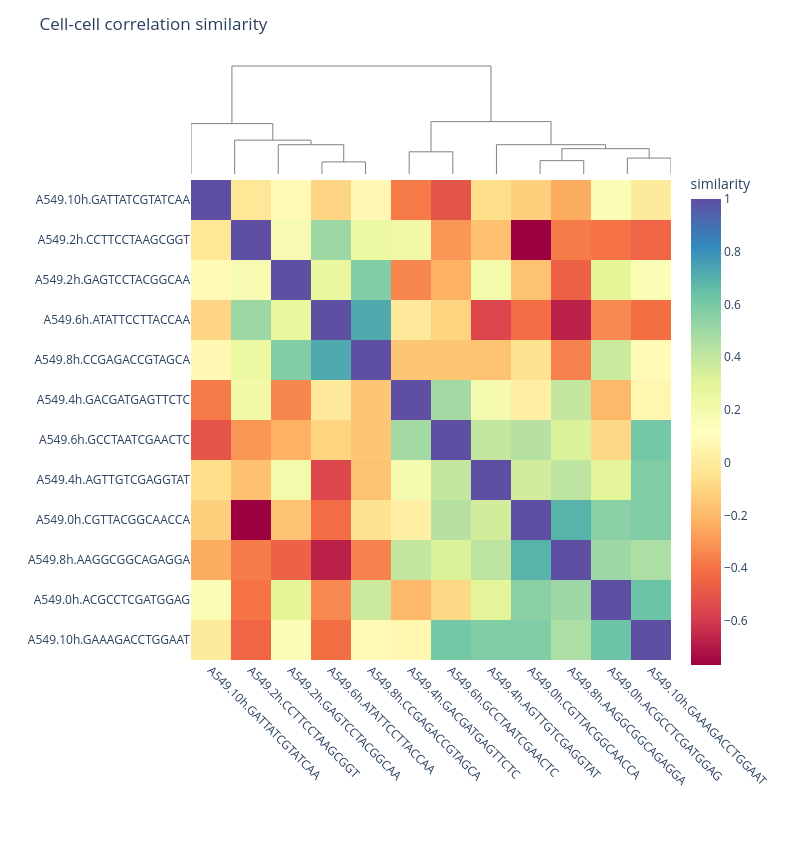

The cell this chart's notebook holds for it:
### Code cell
# Plot clustered heatmap to visualize the similarity

sim3 = hdata.similarities["correlation_X_cell"]

hda.visualize.heatmap(
    sim=sim3, 
    type="cell", 
    cluster=True,
    title="Cell-cell correlation similarity"
)

### Figure 1 — Plotly figure (JSON) as saved in the notebook; plotly's stock layout.template omitted (floating-point values rounded to 4 significant figures; data arrays with more than 128 entries replaced by an {"elided": "..."} marker saying what was removed)
{"data": [{"hoverinfo": "skip", "line": {"color": "gray", "width": 1}, "mode": "lines", "showlegend": false, "type": "scatter", "x": [35.0, 35.0, 45.0, 45.0], "xaxis": "x", "y": [0.0, 0.2783, 0.2783, 0.0], "yaxis": "y"}, {"hoverinfo": "skip", "line": {"color": "gray", "width": 1}, "mode": "lines", "showlegend": false, "type": "scatter", "x": [25.0, 25.0, 40.0, 40.0], "xaxis": "x", "y": [0.0, 0.674, 0.674, 0.2783], "yaxis": "y"}, {"hoverinfo": "skip", "line": {"color": "gray", "width": 1}, "mode": "lines", "showlegend": false, "type": "scatter", "x": [15.0, 15.0, 32.5, 32.5], "xaxis": "x", "y": [0.0, 0.7793, 0.7793, 0.674], "yaxis": "y"}, {"hoverinfo": "skip", "line": {"color": "gray", "width": 1}, "mode": "lines", "showlegend": false, "type": "scatter", "x": [5.0, 5.0, 23.75, 23.75], "xaxis": "x", "y": [0.0, 1.16, 1.16, 0.7793], "yaxis": "y"}, {"hoverinfo": "skip", "line": {"color": "gray", "width": 1}, "mode": "lines", "showlegend": false, "type": "scatter", "x": [55.0, 55.0, 65.0, 65.0], "xaxis": "x", "y": [0.0, 0.5106, 0.5106, 0.0], "yaxis": "y"}, {"hoverinfo": "skip", "line": {"color": "gray", "width": 1}, "mode": "lines", "showlegend": false, "type": "scatter", "x": [85.0, 85.0, 95.0, 95.0], "xaxis": "x", "y": [0.0, 0.3073, 0.3073, 0.0], "yaxis": "y"}, {"hoverinfo": "skip", "line": {"color": "gray", "width": 1}, "mode": "lines", "showlegend": false, "type": "scatter", "x": [105.0, 105.0, 115.0, 115.0], "xaxis": "x", "y": [0.0, 0.3662, 0.3662, 0.0], "yaxis": "y"}, {"hoverinfo": "skip", "line": {"color": "gray", "width": 1}, "mode": "lines", "showlegend": false, "type": "scatter", "x": [90.0, 90.0, 110.0, 110.0], "xaxis": "x", "y": [0.3073, 0.5827, 0.5827, 0.3662], "yaxis": "y"}, {"hoverinfo": "skip", "line": {"color": "gray", "width": 1}, "mode": "lines", "showlegend": false, "type": "scatter", "x": [75.0, 75.0, 100.0, 100.0], "xaxis": "x", "y": [0.0, 0.6742, 0.6742, 0.5827], "yaxis": "y"}, {"hoverinfo": "skip", "line": {"color": "gray", "width": 1}, "mode": "lines", "showlegend": false, "type": "scatter", "x": [60.0, 60.0, 87.5, 87.5], "xaxis": "x", "y": [0.5106, 1.206, 1.206, 0.6742], "yaxis": "y"}, {"hoverinfo": "skip", "line": {"color": "gray", "width": 1}, "mode": "lines", "showlegend": false, "type": "scatter", "x": [14.38, 14.38, 73.75, 73.75], "xaxis": "x", "y": [1.16, 2.485, 2.485, 1.206], "yaxis": "y"}, {"colorbar": {"len": 0.85, "title": {"text": "similarity"}, "y": 0.4}, "colorscale": [[0, "rgb(158,1,66)"], [0.1, "rgb(213,62,79)"], [0.2, "rgb(244,109,67)"], [0.3, "rgb(253,174,97)"], [0.4, "rgb(254,224,139)"], [0.5, "rgb(255,255,191)"], [0.6, "rgb(230,245,152)"], [0.7, "rgb(171,221,164)"], [0.8, "rgb(102,194,165)"], [0.9, "rgb(50,136,189)"], [1, "rgb(94,79,162)"]], "hovertemplate": "<b>cell x</b>: %{x}<br><b>cell y</b>: %{y}<br><b>similarity</b>: %{z:.3f}<extra></extra>", "type": "heatmap", "x": ["A549.10h.GATTATCGTATCAA", "A549.2h.CCTTCCTAAGCGGT", "A549.2h.GAGTCCTACGGCAA", "A549.6h.ATATTCCTTACCAA", "A549.8h.CCGAGACCGTAGCA", "A549.4h.GACGATGAGTTCTC", "A549.6h.GCCTAATCGAACTC", "A549.4h.AGTTGTCGAGGTAT", "A549.0h.CGTTACGGCAACCA", "A549.8h.AAGGCGGCAGAGGA", "A549.0h.ACGCCTCGATGGAG", "A549.10h.GAAAGACCTGGAAT"], "xaxis": "x2", "y": ["A549.10h.GATTATCGTATCAA", "A549.2h.CCTTCCTAAGCGGT", "A549.2h.GAGTCCTACGGCAA", "A549.6h.ATATTCCTTACCAA", "A549.8h.CCGAGACCGTAGCA", "A549.4h.GACGATGAGTTCTC", "A549.6h.GCCTAATCGAACTC", "A549.4h.AGTTGTCGAGGTAT", "A549.0h.CGTTACGGCAACCA", "A549.8h.AAGGCGGCAGAGGA", "A549.0h.ACGCCTCGATGGAG", "A549.10h.GAAAGACCTGGAAT"], "yaxis": "y2", "z": {"elided": "12x12 float values"}}], "layout": {"height": 851, "margin": {"b": 191, "l": 191, "r": 120, "t": 60}, "paper_bgcolor": "white", "plot_bgcolor": "white", "title": {"text": "Cell-cell correlation similarity"}, "width": 791, "xaxis": {"anchor": "y", "domain": [0, 1], "visible": false}, "xaxis2": {"anchor": "y2", "domain": [0, 1], "tickangle": 45}, "yaxis": {"anchor": "x", "domain": [0.8, 1], "visible": false}, "yaxis2": {"anchor": "x2", "autorange": "reversed", "domain": [0, 0.8]}}}
